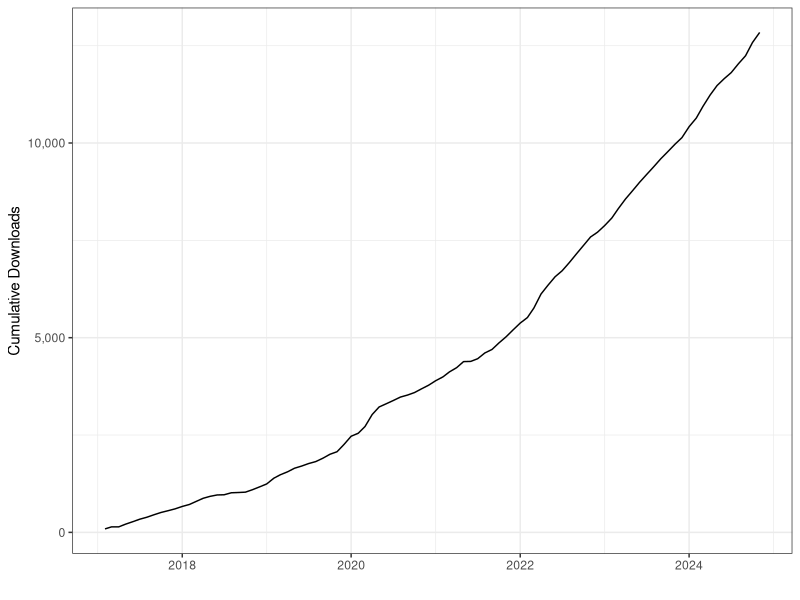
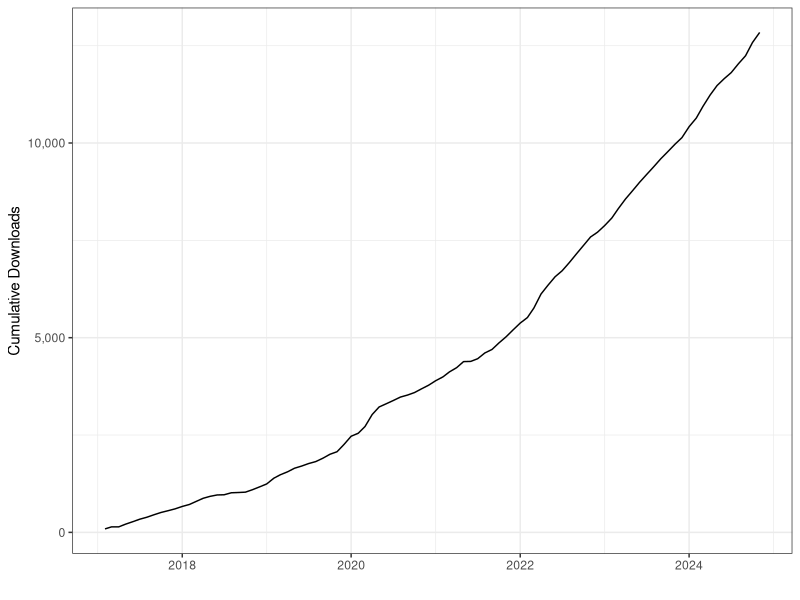

The R source for these figures, in order:
library(tidyverse)
library(scales)

df <-
  read_csv("download-data-stata-jan2025.csv") %>%
  rename(date = month,
         count = downloads) %>%
  mutate(date = ym(str_replace(date, "m", "-")),
         cumulative = cumsum(count)
  )

stata_total <- sum(df$count)

ggplot(df, aes(x = date, y = cumulative)) +
  geom_line() +
  scale_y_continuous(label = comma) +
  theme_bw() +
  labs(y = "Cumulative Downloads", x = "")

ggsave("./static/img/konfound-downloads-stata.png",
       width = 1200, height = 675,
       unit = "px", dpi = 240)
